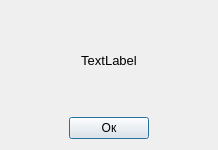
<?xml version="1.0" encoding="UTF-8"?>
<ui version="4.0">
 <class>Dialog</class>
 <widget class="QDialog" name="Dialog">
  <property name="geometry">
   <rect>
    <x>0</x>
    <y>0</y>
    <width>218</width>
    <height>150</height>
   </rect>
  </property>
  <property name="windowTitle">
   <string/>
  </property>
  <layout class="QGridLayout" name="gridLayout">
   <item row="1" column="2">
    <spacer name="horizontalSpacer_2">
     <property name="orientation">
      <enum>Qt::Horizontal</enum>
     </property>
     <property name="sizeHint" stdset="0">
      <size>
       <width>40</width>
       <height>20</height>
      </size>
     </property>
    </spacer>
   </item>
   <item row="1" column="1">
    <widget class="QPushButton" name="OkB">
     <property name="text">
      <string>Ок</string>
     </property>
    </widget>
   </item>
   <item row="1" column="0">
    <spacer name="horizontalSpacer">
     <property name="orientation">
      <enum>Qt::Horizontal</enum>
     </property>
     <property name="sizeHint" stdset="0">
      <size>
       <width>40</width>
       <height>20</height>
      </size>
     </property>
    </spacer>
   </item>
   <item row="0" column="1">
    <widget class="QLabel" name="label">
     <property name="text">
      <string>&lt;html&gt;&lt;head/&gt;&lt;body&gt;&lt;p align=&quot;center&quot;&gt;&lt;span style=&quot; font-size:10pt;&quot;&gt;TextLabel&lt;/span&gt;&lt;/p&gt;&lt;/body&gt;&lt;/html&gt;</string>
     </property>
    </widget>
   </item>
  </layout>
 </widget>
 <resources/>
 <connections/>
</ui>
